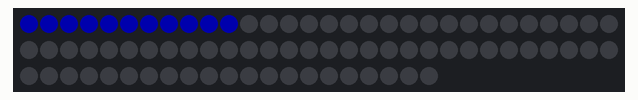
A sketch run on a simulated Arduino Uno, built with avr-gcc and run on an emulated ATmega328P. Shown: 81 RGB LEDs in strip order, left to right, continuing on the next row. Dim RGB values are drawn brighter than linear.

Above: at 0.46 s.
At 4.99 s:
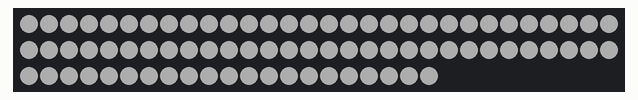
At 11.3 s:
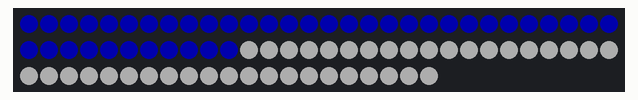
At 17.55 s:
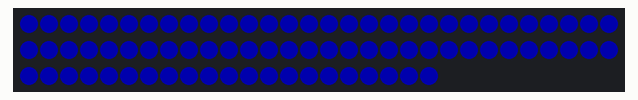
At 28.46 s:
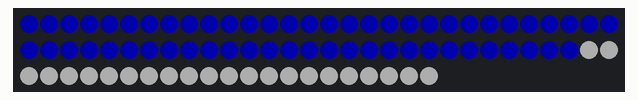
At 39.69 s:
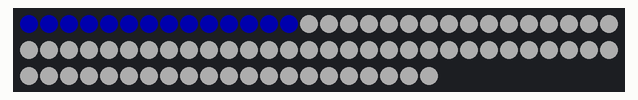

The sketch:

930_Colors.ino
```cpp
// ArrayOfLedArrays - see https://github.com/FastLED/FastLED/wiki/Multiple-Controller-Examples for more info on
// using multiple controllers.  In this example, we're going to set up three NEOPIXEL strips on three
// different pins, each strip getting its own CRGB array to be played with, only this time they're going
// to be all parts of an array of arrays.
// Import library
#include <FastLED.h>

#define NUM_STRIPS 4
#define NUM_LEDS_PER_STRIP 81
CRGB leds[NUM_STRIPS][NUM_LEDS_PER_STRIP];
// CRGB blueStrip[NUM_LEDS_PER_STRIP];
// CRGB whiteStrip[NUM_LEDS_PER_STRIP];


// For mirroring strips, all the "special" stuff happens just in setup.  We
// just addLeds multiple times, once for each strip
void setup() {
  FastLED.setBrightness(50);
  // tell FastLED there's 81 NEOPIXEL leds on pin 12
  FastLED.addLeds<NEOPIXEL, 12>(leds[0], NUM_LEDS_PER_STRIP);
  // for(int i =0; i < NUM_LEDS_PER_STRIP; i++){
  //   blueStrip[i] = CRGB(7,30,74);
  //   whiteStrip[i] = CRGB(255,255,255);


  // }

}

void setBluePatternForwards()
  {
    for(int i = 0; i < NUM_LEDS_PER_STRIP; i++) {
            // Does take RGB
            leds[0][i] = CRGB(0,0,255);
            delay(25);
            FastLED.show();
        }
  }
void setWhitePatternForward()
  {
    for(int i = 0; i < NUM_LEDS_PER_STRIP; i++) {
            // Does take RGB
            leds[0][i] = CRGB(255,255,255);
            delay(25);
            FastLED.show();
        }
  }
  void setBluePatternBack()
  {
    for(int i = 81; i >= 0; i--) {
            // Does take RGB
            leds[0][i] = CRGB(0,0,255);
            delay(25);
            FastLED.show();
        }
  }
void setWhitePatternBack()
  {
    for(int i = 81; i >= 0; i--) {
            // Does take RGB
            leds[0][i] = CRGB(255,255,255);
            delay(25);
            FastLED.show();
        }
  }


void loop() {

    // This inner loop will go over each led in the current strip, one at a time


    setBluePatternForwards();
    FastLED.delay(250);
    setWhitePatternForward();
    FastLED.delay(250);
    setBluePatternBack();
    FastLED.delay(250);
    setWhitePatternBack();


  }
```
